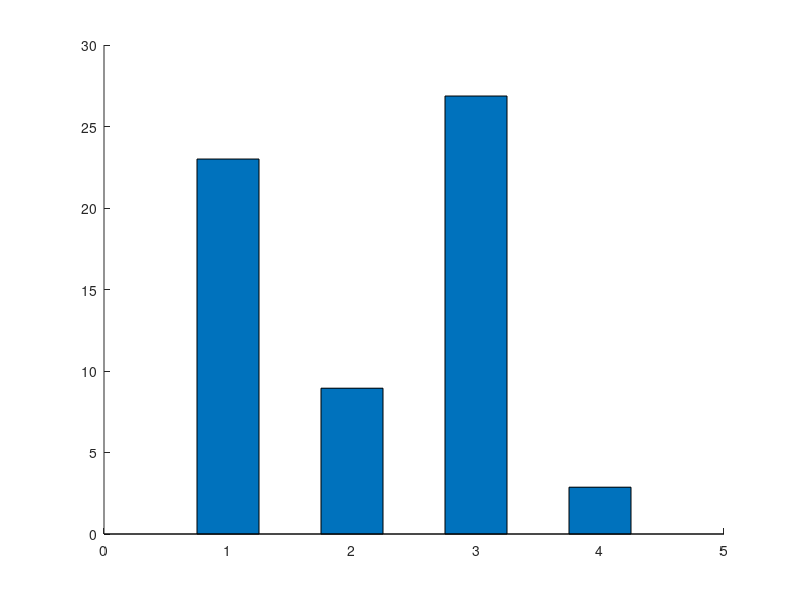

This chart was generated by the following MATLAB code: (Note: this script raises an error after producing the figure.)
function perf1()
figure();
t = 30;
otf = [13.186; 4.533; 1.696; 1.517];
cha = [23.004; 8.945; 26.870; 2.872];

%mydata = [otf, cha];
bar_h=bar(cha, 0.5,'stack');
mycolor=[1 0.6 0.9; 0.4 1 0.8; 0.4 1 0.8; 0.4 1 0.8];
colormap(mycolor);

% bar_child=cell2mat(get(bar_h,'Children'));
% for i=1:size(bar_child,1)    
%     set(bar_child(i),'CData',mydata(:,i));
%     set(bar_child(i),'CDataMapping','direct');
% end
% set(bar_child(1), 'CData',[0,0.2,0.3,0.4]);
% set(bar_child(1), 'CData',[0,1,0,1]);

axis([0.5,4.5,0,t]);
% lable setting
xlabel('Benchmark','FontName','Times New Roman','FontSize',16);
ylabel('Run time (seconds)','FontName','Times New Roman','FontSize',16);
% legend setting
% legend('On-the-fly','CHA', 'Location','NorthEast');
legend('CHA', 'Location','NorthEast');

% axis setting
set(gca,'FontName','Times New Roman','FontSize',16);
% title setting
title('Run time for different benchmarks','FontName','Times New Roman','FontSize',18);
% gtext('21976.49');
% gtext('209.46');
set(gca,'XTickLabel',{'soot-j','rhino','kawa-c','schroeder'});
grid on;

